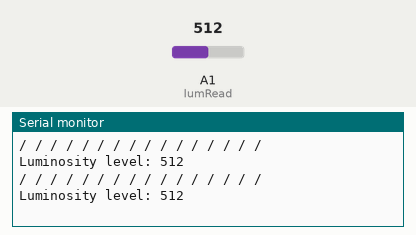
This sketch was run on a simulated Arduino Uno, built with avr-gcc and run on an emulated ATmega328P. Parts: the last lines printed to the serial monitor. The test bench sets the inputs (shaded band); at power-on: A1 (lumRead) = 512.

Above: at 1.8 s.
1.9 s: A1 (lumRead) set to 716
At 2.8 s:
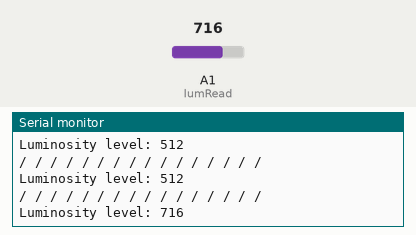
3.4 s: A1 (lumRead) set to 900
At 4.7 s:
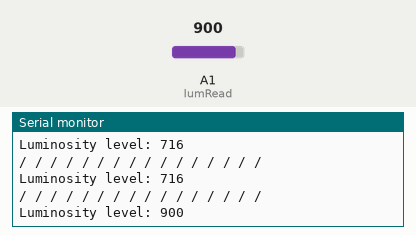
Timing chart, 0 to 6.4 s (numbered marks = the images above; inputs shaded):
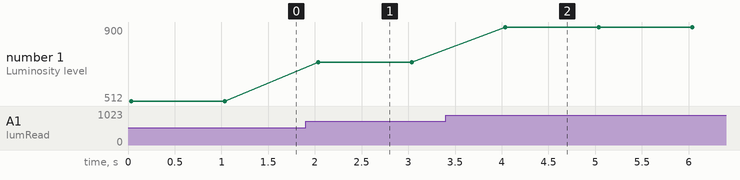

Measured:
- after the input at 1.9 s, the serial monitor: prints a new line after 0.14 s (image 1)
- after the input at 3.4 s, the serial monitor: prints a new line after 0.64 s (image 2)
- plotted number 1: 512 → 716 after the input at 1.9 s, 716 → 900 after the input at 3.4 s

The sketch:

Photoelectric_Resistor.ino
```cpp
const int lumRead = A1;

int lumLevel;

void setup(){
  Serial.begin(9600);
  pinMode(lumRead, INPUT);
}

void loop(){
  Serial.println("/ / / / / / / / / / / / / / / /");

  lumLevel = analogRead(lumRead);
  Serial.print("Luminosity level: ");
  Serial.println(lumLevel);
  Serial.print("\n");

  delay(1000);
}
```
